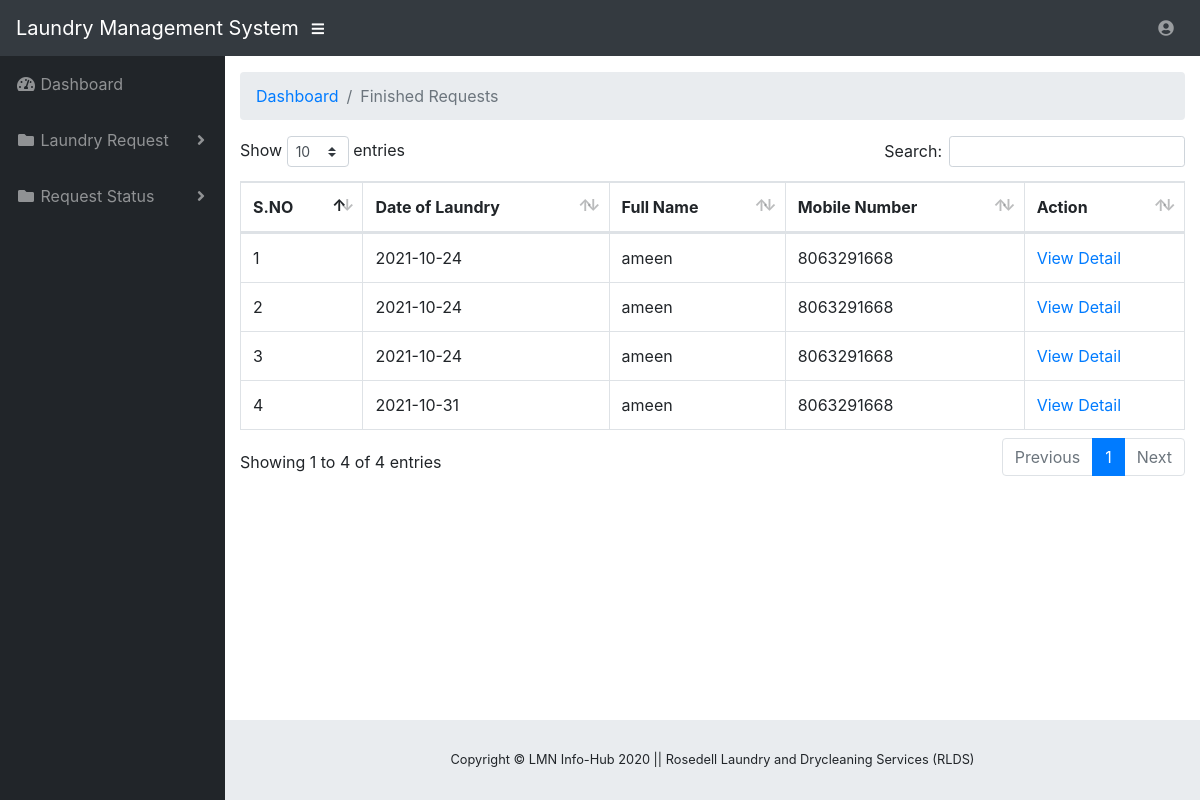
The page /user/finish-request.php (signed in) on the database its author committed.
### tables this page shows
CREATE TABLE `tbllaundryreq` (
  `ID` int(10) NOT NULL,
  `UserID` int(11) DEFAULT NULL,
  `DateofLaundry` date DEFAULT NULL,
  `TopWear` varchar(120) DEFAULT NULL,
  `BootomWear` varchar(120) DEFAULT NULL,
  `Kaftan` varchar(120) DEFAULT NULL,
  `WoolenCloth` varchar(120) DEFAULT NULL,
  `Other` varchar(120) DEFAULT NULL,
  `Service` varchar(120) DEFAULT NULL,
  `PickupAddress` varchar(250) DEFAULT NULL,
  `ContactPerson` varchar(120) DEFAULT NULL,
  `Description` varchar(120) DEFAULT NULL,
  `Status` varchar(5) NOT NULL,
  `Othercharges` bigint(20) DEFAULT NULL,
  `postingDate` timestamp NULL DEFAULT current_timestamp()
);

CREATE TABLE `tbluser` (
  `Id` int(11) NOT NULL,
  `FullName` varchar(120) DEFAULT NULL,
  `Email` varchar(120) DEFAULT NULL,
  `MobileNumber` bigint(15) DEFAULT NULL,
  `Password` varchar(120) NOT NULL,
  `regDate` timestamp NULL DEFAULT current_timestamp()
);

### user/finish-request.php (the view, shortened to what this page needs)
<?php
include('include/dbconnection.php');
if (strlen($_SESSION['lduid']==0)) {
  header('location:logout.php');
  } else{
  ?>
<!DOCTYPE html>
<html lang="en">
<head>
  <link href="vendor/fontawesome-free/css/all.min.css" rel="stylesheet" type="text/css">
  <link href="vendor/datatables/dataTables.bootstrap4.css" rel="stylesheet">
  <link href="css/sb-admin.css" rel="stylesheet">
</head>
<body id="page-top">
<?php include('include/header.php');?>
  <div id="wrapper">
    <?php include('include/sidebar.php');?>
    <div id="content-wrapper">
      <div class="container-fluid">
        <ol class="breadcrumb">
          <li class="breadcrumb-item">
            <a href="dashboard.php">Dashboard</a>
          </li>
          <li class="breadcrumb-item active">Finished Requests</li>
        </ol>
<table class="table table-bordered" id="dataTable" width="100%" cellspacing="0">
 <thead>
                <tr>
                  <th>S.NO</th>
                  <th>Date of Laundry</th>
                  <th>Full Name</th>
              <th>Mobile Number</th>
                   <th>Action</th>
                </tr>
              </thead>
               <?php
               $usserid=$_SESSION['lduid'];
$ret=mysqli_query($con,"select tbllaundryreq.DateofLaundry,tbllaundryreq.ID, tbluser.FullName,tbluser.MobileNumber from  tbllaundryreq inner join tbluser on tbluser.ID=tbllaundryreq.UserId where tbllaundryreq.Status='3' && tbllaundryreq.UserID='$usserid'");
$cnt=1;
while ($row=mysqli_fetch_array($ret)) {
?>
                <tr>
                  <td><?php echo $cnt;?></td>
              <td><?php  echo $row['DateofLaundry'];?></td>
                  <td><?php  echo $row['FullName'];?></td>
                  <td><?php  echo $row['MobileNumber'];?></td>
                  <td><a href="view-request.php?editid=<?php echo $row['ID'];?>">View Detail</a>
                </tr>
                <?php
$cnt=$cnt+1;
}?>
</table>
      </div>
      <?php include('include/footer.php');?>
    </div>
  </div>
</body>
</html>
<?php }  ?>

### rows shown on the page
tbllaundryreq: DateofLaundry "2021-10-24", UserID.FullName "ameen", UserID.MobileNumber "8063291668"
tbllaundryreq: DateofLaundry "2021-10-24", UserID.FullName "ameen", UserID.MobileNumber "8063291668"
tbllaundryreq: DateofLaundry "2021-10-24", UserID.FullName "ameen", UserID.MobileNumber "8063291668"
tbllaundryreq: DateofLaundry "2021-10-31", UserID.FullName "ameen", UserID.MobileNumber "8063291668"
